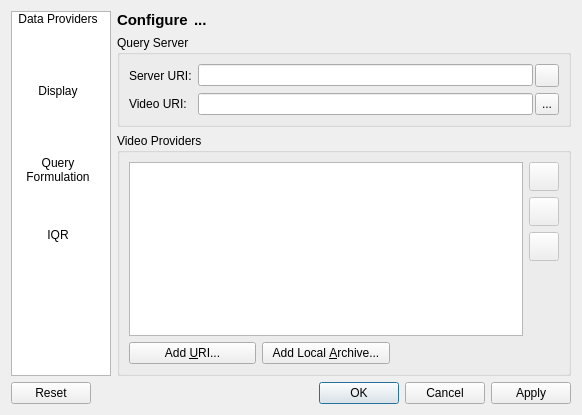
<?xml version="1.0" encoding="UTF-8"?>
<ui version="4.0">
 <class>ConfigureDialog</class>
 <widget class="QDialog" name="ConfigureDialog">
  <property name="geometry">
   <rect>
    <x>0</x>
    <y>0</y>
    <width>582</width>
    <height>415</height>
   </rect>
  </property>
  <property name="windowTitle">
   <string>Configure - VisGUI Query Interface</string>
  </property>
  <layout class="QGridLayout" name="gridLayout">
   <item row="0" column="0" rowspan="2">
    <widget class="QListWidget" name="pageChooser">
     <property name="maximumSize">
      <size>
       <width>100</width>
       <height>16777215</height>
      </size>
     </property>
     <property name="editTriggers">
      <set>QAbstractItemView::NoEditTriggers</set>
     </property>
     <property name="flow">
      <enum>QListView::LeftToRight</enum>
     </property>
     <property name="gridSize">
      <size>
       <width>92</width>
       <height>72</height>
      </size>
     </property>
     <property name="viewMode">
      <enum>QListView::IconMode</enum>
     </property>
     <property name="wordWrap">
      <bool>true</bool>
     </property>
     <item>
      <property name="text">
       <string>Data Providers</string>
      </property>
      <property name="icon">
       <iconset resource="../../Icons/viqui.qrc">
        <normaloff>:/icons/32x32/data-providers</normaloff>:/icons/32x32/data-providers</iconset>
      </property>
     </item>
     <item>
      <property name="text">
       <string>Display</string>
      </property>
      <property name="icon">
       <iconset resource="../../Icons/viqui.qrc">
        <normaloff>:/icons/32x32/display</normaloff>:/icons/32x32/display</iconset>
      </property>
     </item>
     <item>
      <property name="text">
       <string>Query Formulation</string>
      </property>
      <property name="icon">
       <iconset resource="../../Icons/viqui.qrc">
        <normaloff>:/icons/32x32/qf</normaloff>:/icons/32x32/qf</iconset>
      </property>
     </item>
     <item>
      <property name="text">
       <string>IQR</string>
      </property>
      <property name="icon">
       <iconset resource="../../Icons/viqui.qrc">
        <normaloff>:/icons/32x32/iqr</normaloff>:/icons/32x32/iqr</iconset>
      </property>
     </item>
    </widget>
   </item>
   <item row="0" column="1">
    <layout class="QHBoxLayout" name="sectionLayout">
     <item>
      <widget class="QLabel" name="sectionPrefix">
       <property name="font">
        <font>
         <pointsize>11</pointsize>
         <weight>75</weight>
         <bold>true</bold>
        </font>
       </property>
       <property name="text">
        <string>Configure</string>
       </property>
      </widget>
     </item>
     <item>
      <widget class="QLabel" name="section">
       <property name="sizePolicy">
        <sizepolicy hsizetype="Expanding" vsizetype="Preferred">
         <horstretch>0</horstretch>
         <verstretch>0</verstretch>
        </sizepolicy>
       </property>
       <property name="font">
        <font>
         <pointsize>11</pointsize>
         <weight>75</weight>
         <bold>true</bold>
        </font>
       </property>
       <property name="text">
        <string>...</string>
       </property>
      </widget>
     </item>
     <item>
      <widget class="QLabel" name="sectionIcon">
       <property name="sizePolicy">
        <sizepolicy hsizetype="Minimum" vsizetype="Preferred">
         <horstretch>0</horstretch>
         <verstretch>0</verstretch>
        </sizepolicy>
       </property>
       <property name="text">
        <string/>
       </property>
       <property name="pixmap">
        <pixmap resource="../../Icons/viqui.qrc">:/icons/22x22/configure</pixmap>
       </property>
      </widget>
     </item>
    </layout>
   </item>
   <item row="1" column="1">
    <widget class="QStackedWidget" name="settingsPager">
     <property name="frameShape">
      <enum>QFrame::NoFrame</enum>
     </property>
     <property name="currentIndex">
      <number>0</number>
     </property>
     <widget class="QWidget" name="pageDataProviders">
      <layout class="QVBoxLayout" name="verticalLayout_2">
       <property name="margin">
        <number>0</number>
       </property>
       <item>
        <widget class="QGroupBox" name="groupQueryServer">
         <property name="title">
          <string>Query Server</string>
         </property>
         <layout class="QFormLayout" name="formLayout">
          <property name="fieldGrowthPolicy">
           <enum>QFormLayout::ExpandingFieldsGrow</enum>
          </property>
          <item row="0" column="0">
           <widget class="QLabel" name="label">
            <property name="toolTip">
             <string>The URI of the query server.</string>
            </property>
            <property name="text">
             <string>Server URI:</string>
            </property>
           </widget>
          </item>
          <item row="0" column="1">
           <layout class="QHBoxLayout" name="queryServerUriLayout">
            <property name="spacing">
             <number>2</number>
            </property>
            <item>
             <widget class="QLineEdit" name="queryServerUri"/>
            </item>
            <item>
             <widget class="QToolButton" name="queryServerUriEdit">
              <property name="icon">
               <iconset resource="../../Icons/viqui.qrc">
                <normaloff>:/icons/16x16/edit-location</normaloff>:/icons/16x16/edit-location</iconset>
              </property>
             </widget>
            </item>
           </layout>
          </item>
          <item row="1" column="0">
           <widget class="QLabel" name="label_4">
            <property name="toolTip">
             <string>The location where query formulation will place video output.</string>
            </property>
            <property name="text">
             <string>Video URI:</string>
            </property>
           </widget>
          </item>
          <item row="1" column="1">
           <layout class="QHBoxLayout" name="queryVideoUriLayout">
            <property name="spacing">
             <number>2</number>
            </property>
            <item>
             <widget class="QLineEdit" name="queryVideoUri"/>
            </item>
            <item>
             <widget class="QToolButton" name="queryVideoUriPickLocalDir">
              <property name="sizePolicy">
               <sizepolicy hsizetype="Preferred" vsizetype="Preferred">
                <horstretch>0</horstretch>
                <verstretch>0</verstretch>
               </sizepolicy>
              </property>
              <property name="text">
               <string>...</string>
              </property>
              <property name="icon">
               <iconset resource="../../Icons/viqui.qrc">
                <normaloff>:/icons/16x16/browse</normaloff>:/icons/16x16/browse</iconset>
              </property>
             </widget>
            </item>
           </layout>
          </item>
         </layout>
        </widget>
       </item>
       <item>
        <widget class="QGroupBox" name="groupVideoProviders">
         <property name="sizePolicy">
          <sizepolicy hsizetype="Preferred" vsizetype="Expanding">
           <horstretch>0</horstretch>
           <verstretch>0</verstretch>
          </sizepolicy>
         </property>
         <property name="toolTip">
          <string>List of URI's that will be used to access video for query results.</string>
         </property>
         <property name="title">
          <string>Video Providers</string>
         </property>
         <layout class="QGridLayout" name="gridLayout_3">
          <item row="0" column="0" rowspan="4" colspan="3">
           <widget class="QListWidget" name="videoProviders">
            <property name="selectionMode">
             <enum>QAbstractItemView::ExtendedSelection</enum>
            </property>
           </widget>
          </item>
          <item row="0" column="3">
           <widget class="QToolButton" name="videoProviderUp">
            <property name="enabled">
             <bool>false</bool>
            </property>
            <property name="icon">
             <iconset resource="../../Icons/viqui.qrc">
              <normaloff>:/icons/22x22/arrow-up</normaloff>:/icons/22x22/arrow-up</iconset>
            </property>
            <property name="iconSize">
             <size>
              <width>22</width>
              <height>22</height>
             </size>
            </property>
           </widget>
          </item>
          <item row="1" column="3">
           <widget class="QToolButton" name="videoProviderDown">
            <property name="enabled">
             <bool>false</bool>
            </property>
            <property name="icon">
             <iconset resource="../../Icons/viqui.qrc">
              <normaloff>:/icons/22x22/arrow-down</normaloff>:/icons/22x22/arrow-down</iconset>
            </property>
            <property name="iconSize">
             <size>
              <width>22</width>
              <height>22</height>
             </size>
            </property>
           </widget>
          </item>
          <item row="2" column="3">
           <widget class="QToolButton" name="videoProviderDelete">
            <property name="enabled">
             <bool>false</bool>
            </property>
            <property name="icon">
             <iconset resource="../../Icons/viqui.qrc">
              <normaloff>:/icons/22x22/delete</normaloff>:/icons/22x22/delete</iconset>
            </property>
            <property name="iconSize">
             <size>
              <width>22</width>
              <height>22</height>
             </size>
            </property>
           </widget>
          </item>
          <item row="4" column="0">
           <widget class="QPushButton" name="videoProviderAddUri">
            <property name="text">
             <string>Add &amp;URI...</string>
            </property>
           </widget>
          </item>
          <item row="4" column="1">
           <widget class="QPushButton" name="videoProviderAddLocalArchive">
            <property name="text">
             <string>Add Local &amp;Archive...</string>
            </property>
            <property name="icon">
             <iconset resource="../../Icons/viqui.qrc">
              <normaloff>:/icons/16x16/load-video</normaloff>:/icons/16x16/load-video</iconset>
            </property>
           </widget>
          </item>
         </layout>
        </widget>
       </item>
      </layout>
     </widget>
     <widget class="QWidget" name="pageDisplay">
      <layout class="QFormLayout" name="formLayout_3">
       <property name="fieldGrowthPolicy">
        <enum>QFormLayout::ExpandingFieldsGrow</enum>
       </property>
       <item row="0" column="0">
        <widget class="QLabel" name="label_6">
         <property name="toolTip">
          <string>Number of results to display at a time.</string>
         </property>
         <property name="text">
          <string>Results per Page:</string>
         </property>
        </widget>
       </item>
       <item row="0" column="1">
        <widget class="QSpinBox" name="resultsPerPage">
         <property name="sizePolicy">
          <sizepolicy hsizetype="Preferred" vsizetype="Fixed">
           <horstretch>0</horstretch>
           <verstretch>0</verstretch>
          </sizepolicy>
         </property>
         <property name="minimumSize">
          <size>
           <width>70</width>
           <height>0</height>
          </size>
         </property>
         <property name="alignment">
          <set>Qt::AlignRight|Qt::AlignTrailing|Qt::AlignVCenter</set>
         </property>
         <property name="minimum">
          <number>5</number>
         </property>
         <property name="maximum">
          <number>9999</number>
         </property>
        </widget>
       </item>
       <item row="1" column="0">
        <widget class="QLabel" name="label_7">
         <property name="toolTip">
          <string>When viewing results, also show this much video (seconds) before and after the result.</string>
         </property>
         <property name="text">
          <string>Result Clip Padding:</string>
         </property>
        </widget>
       </item>
       <item row="1" column="1">
        <widget class="QDoubleSpinBox" name="resultClipPadding">
         <property name="sizePolicy">
          <sizepolicy hsizetype="Preferred" vsizetype="Fixed">
           <horstretch>0</horstretch>
           <verstretch>0</verstretch>
          </sizepolicy>
         </property>
         <property name="minimumSize">
          <size>
           <width>70</width>
           <height>0</height>
          </size>
         </property>
         <property name="alignment">
          <set>Qt::AlignRight|Qt::AlignTrailing|Qt::AlignVCenter</set>
         </property>
         <property name="maximum">
          <double>30.000000000000000</double>
         </property>
         <property name="singleStep">
          <double>0.500000000000000</double>
         </property>
        </widget>
       </item>
       <item row="2" column="0" colspan="2">
        <widget class="QGroupBox" name="groupResultColoring">
         <property name="title">
          <string>Result Coloring</string>
         </property>
         <layout class="QVBoxLayout" name="verticalLayout_3">
          <item>
           <widget class="vvScoreGradientWidget" name="resultColoring" native="true"/>
          </item>
         </layout>
        </widget>
       </item>
      </layout>
     </widget>
     <widget class="QWidget" name="pageQueryFormulation">
      <layout class="QVBoxLayout" name="verticalLayout">
       <item>
        <layout class="QFormLayout" name="formLayout_6">
         <item row="0" column="0">
          <widget class="QLabel" name="label_5">
           <property name="toolTip">
            <string>The location where descriptors from query formulation will be cached.</string>
           </property>
           <property name="text">
            <string>Cache URI:</string>
           </property>
          </widget>
         </item>
         <item row="0" column="1">
          <layout class="QHBoxLayout" name="queryCacheUriLayout">
           <property name="spacing">
            <number>2</number>
           </property>
           <item>
            <widget class="QLineEdit" name="queryCacheUri"/>
           </item>
           <item>
            <widget class="QToolButton" name="queryCacheUriPickLocalDir">
             <property name="sizePolicy">
              <sizepolicy hsizetype="Preferred" vsizetype="Preferred">
               <horstretch>0</horstretch>
               <verstretch>0</verstretch>
              </sizepolicy>
             </property>
             <property name="text">
              <string>...</string>
             </property>
             <property name="icon">
              <iconset resource="../../Icons/viqui.qrc">
               <normaloff>:/icons/16x16/browse</normaloff>:/icons/16x16/browse</iconset>
             </property>
            </widget>
           </item>
          </layout>
         </item>
        </layout>
       </item>
       <item>
        <widget class="QGroupBox" name="groupPredefinedQueries">
         <property name="title">
          <string>Predefined Queries</string>
         </property>
         <layout class="QFormLayout" name="formLayout_4">
          <item row="0" column="0">
           <widget class="QLabel" name="label_8">
            <property name="toolTip">
             <string>The directory containing query plans for the Predefined Query option.</string>
            </property>
            <property name="text">
             <string>Location:</string>
            </property>
           </widget>
          </item>
          <item row="0" column="1">
           <layout class="QHBoxLayout" name="predefinedQueryLayout">
            <property name="spacing">
             <number>2</number>
            </property>
            <item>
             <widget class="QLineEdit" name="predefinedQueryUri"/>
            </item>
            <item>
             <widget class="QToolButton" name="predefinedQueryUriPickLocalDir">
              <property name="sizePolicy">
               <sizepolicy hsizetype="Preferred" vsizetype="Preferred">
                <horstretch>0</horstretch>
                <verstretch>0</verstretch>
               </sizepolicy>
              </property>
              <property name="text">
               <string>...</string>
              </property>
              <property name="icon">
               <iconset resource="../../Icons/viqui.qrc">
                <normaloff>:/icons/16x16/browse</normaloff>:/icons/16x16/browse</iconset>
              </property>
             </widget>
            </item>
           </layout>
          </item>
         </layout>
        </widget>
       </item>
       <item>
        <widget class="QGroupBox" name="groupDescriptorTypes">
         <property name="title">
          <string>Registered Descriptors</string>
         </property>
         <layout class="QGridLayout" name="gridLayout_2">
          <item row="0" column="0" colspan="3">
           <widget class="QTreeWidget" name="descriptors">
            <property name="editTriggers">
             <set>QAbstractItemView::DoubleClicked|QAbstractItemView::EditKeyPressed|QAbstractItemView::SelectedClicked</set>
            </property>
            <property name="selectionMode">
             <enum>QAbstractItemView::ExtendedSelection</enum>
            </property>
            <property name="rootIsDecorated">
             <bool>false</bool>
            </property>
            <property name="uniformRowHeights">
             <bool>true</bool>
            </property>
            <property name="sortingEnabled">
             <bool>true</bool>
            </property>
            <property name="columnCount">
             <number>2</number>
            </property>
            <column>
             <property name="text">
              <string>Name</string>
             </property>
            </column>
            <column>
             <property name="text">
              <string>Groups</string>
             </property>
            </column>
           </widget>
          </item>
          <item row="1" column="0">
           <widget class="QPushButton" name="addDescriptor">
            <property name="text">
             <string>&amp;Add Descriptor</string>
            </property>
            <property name="icon">
             <iconset resource="../../Icons/viqui.qrc">
              <normaloff>:/icons/16x16/add</normaloff>:/icons/16x16/add</iconset>
            </property>
           </widget>
          </item>
          <item row="1" column="1">
           <widget class="QPushButton" name="removeDescriptors">
            <property name="enabled">
             <bool>false</bool>
            </property>
            <property name="text">
             <string>&amp;Remove Descriptor(s)</string>
            </property>
            <property name="icon">
             <iconset resource="../../Icons/viqui.qrc">
              <normaloff>:/icons/16x16/delete</normaloff>:/icons/16x16/delete</iconset>
            </property>
           </widget>
          </item>
         </layout>
        </widget>
       </item>
      </layout>
     </widget>
     <widget class="QWidget" name="pageIqr">
      <layout class="QFormLayout" name="formLayout_2">
       <property name="fieldGrowthPolicy">
        <enum>QFormLayout::ExpandingFieldsGrow</enum>
       </property>
       <item row="0" column="0">
        <widget class="QLabel" name="label_2">
         <property name="toolTip">
          <string>Number of results to request per query (IQR will be limited to this set).</string>
         </property>
         <property name="text">
          <string>Working Set Size:</string>
         </property>
        </widget>
       </item>
       <item row="0" column="1">
        <widget class="QSpinBox" name="iqrWorkingSetSize">
         <property name="alignment">
          <set>Qt::AlignRight|Qt::AlignTrailing|Qt::AlignVCenter</set>
         </property>
         <property name="minimum">
          <number>100</number>
         </property>
         <property name="maximum">
          <number>999999999</number>
         </property>
         <property name="singleStep">
          <number>100</number>
         </property>
        </widget>
       </item>
       <item row="1" column="0">
        <widget class="QLabel" name="label_3">
         <property name="toolTip">
          <string>Number of results for which IQR should request feedback.</string>
         </property>
         <property name="text">
          <string>Refinement Set Size:</string>
         </property>
        </widget>
       </item>
       <item row="1" column="1">
        <widget class="QSpinBox" name="iqrRefinementSetSize">
         <property name="alignment">
          <set>Qt::AlignRight|Qt::AlignTrailing|Qt::AlignVCenter</set>
         </property>
         <property name="minimum">
          <number>1</number>
         </property>
         <property name="maximum">
          <number>999999999</number>
         </property>
        </widget>
       </item>
      </layout>
     </widget>
    </widget>
   </item>
   <item row="2" column="0" colspan="2">
    <widget class="QDialogButtonBox" name="buttons">
     <property name="orientation">
      <enum>Qt::Horizontal</enum>
     </property>
     <property name="standardButtons">
      <set>QDialogButtonBox::Apply|QDialogButtonBox::Cancel|QDialogButtonBox::Ok|QDialogButtonBox::Reset</set>
     </property>
    </widget>
   </item>
  </layout>
 </widget>
 <customwidgets>
  <customwidget>
   <class>vvScoreGradientWidget</class>
   <extends>QWidget</extends>
   <header location="global">vvScoreGradientWidget.h</header>
   <container>1</container>
  </customwidget>
 </customwidgets>
 <resources>
  <include location="../../Icons/viqui.qrc"/>
 </resources>
 <connections>
  <connection>
   <sender>buttons</sender>
   <signal>accepted()</signal>
   <receiver>ConfigureDialog</receiver>
   <slot>accept()</slot>
   <hints>
    <hint type="sourcelabel">
     <x>248</x>
     <y>254</y>
    </hint>
    <hint type="destinationlabel">
     <x>157</x>
     <y>274</y>
    </hint>
   </hints>
  </connection>
  <connection>
   <sender>buttons</sender>
   <signal>rejected()</signal>
   <receiver>ConfigureDialog</receiver>
   <slot>reject()</slot>
   <hints>
    <hint type="sourcelabel">
     <x>316</x>
     <y>260</y>
    </hint>
    <hint type="destinationlabel">
     <x>286</x>
     <y>274</y>
    </hint>
   </hints>
  </connection>
  <connection>
   <sender>pageChooser</sender>
   <signal>currentRowChanged(int)</signal>
   <receiver>settingsPager</receiver>
   <slot>setCurrentIndex(int)</slot>
   <hints>
    <hint type="sourcelabel">
     <x>43</x>
     <y>201</y>
    </hint>
    <hint type="destinationlabel">
     <x>325</x>
     <y>201</y>
    </hint>
   </hints>
  </connection>
  <connection>
   <sender>pageChooser</sender>
   <signal>currentTextChanged(QString)</signal>
   <receiver>section</receiver>
   <slot>setText(QString)</slot>
   <hints>
    <hint type="sourcelabel">
     <x>55</x>
     <y>180</y>
    </hint>
    <hint type="destinationlabel">
     <x>329</x>
     <y>17</y>
    </hint>
   </hints>
  </connection>
 </connections>
</ui>
